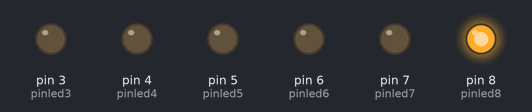
Recording of a sketch running on a simulated Arduino Uno, built with avr-gcc and run on an emulated ATmega328P. Parts: output pins drawn as LEDs (lit = HIGH).

Above: at 0.5 s.
At 2.2 s:
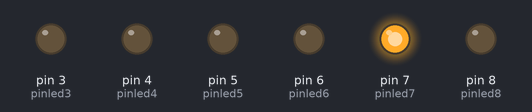
At 7.8 s:
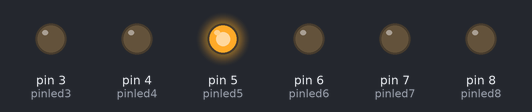
At 11.7 s:
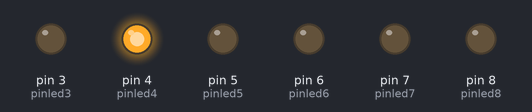
At 18.7 s:
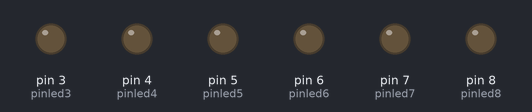
At 24.2 s:
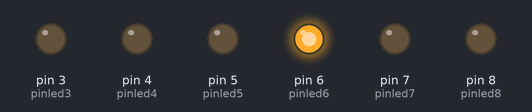
Timing chart, 0 to 25.4 s (numbered marks = the images above):
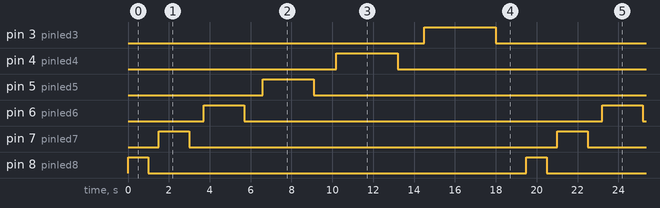

The sketch:

Control_led_with_2buttons.ino
```cpp
int pinled8 = 8;
int pinled7 = 7;
int pinled6 = 6;
int pinled5 = 5;
int pinled4 = 4;
int pinled3 = 3;

void setup()
{
pinMode(pinled8, OUTPUT);
pinMode(pinled7, OUTPUT);
pinMode(pinled6, OUTPUT);
pinMode(pinled5, OUTPUT);
pinMode(pinled4, OUTPUT);
pinMode(pinled3, OUTPUT);
}

void loop()
{
  digitalWrite(pinled8, HIGH);
  delay(1000);
  digitalWrite(pinled8, LOW);
  delay(500);
  digitalWrite(pinled7, HIGH);
  delay(1500);
  digitalWrite(pinled7, LOW);
  delay(700);
  digitalWrite(pinled6, HIGH);
  delay(2000);
  digitalWrite(pinled6, LOW);
  delay(900);
  digitalWrite(pinled5, HIGH);
  delay(2500);
  digitalWrite(pinled5, LOW);
  delay(1100);
  digitalWrite(pinled4, HIGH);
  delay(3000);
  digitalWrite(pinled4, LOW);
  delay(1300);
  digitalWrite(pinled3, HIGH);
  delay(3500);
  digitalWrite(pinled3, LOW);
  delay(1500);
}
```

Measured:
- by itself, pin 3 (pinled3): alternates HIGH for 3.5 s and LOW for 16.0 s
- by itself, pin 4 (pinled4): alternates HIGH for 3.0 s and LOW for 16.5 s
- by itself, pin 5 (pinled5): alternates HIGH for 2.5 s and LOW for 17.0 s
- by itself, pin 6 (pinled6): alternates HIGH for 2.0 s and LOW for 17.5 s
- by itself, pin 7 (pinled7): alternates HIGH for 1.5 s and LOW for 18.0 s
- by itself, pin 8 (pinled8): alternates HIGH for 1.0 s and LOW for 18.5 s
